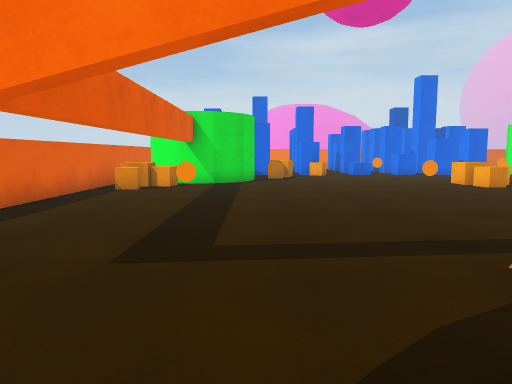
View 1 (above)

24 first-person views from a walk through a Unity game level. The camera is 1.2 m above the floor, tilts 6° down and sees 70° across. The floor is counted in squares, 1 m on a side. Each view is taken from the middle of a square. On the plan, view 1 faces up. The plan holds only what a view shows up to about 15 squares ahead; the rest is blank. The place goes on beyond the plan. The player character is not drawn. Surface patterns are stand-ins for the level's own textures.

View 2
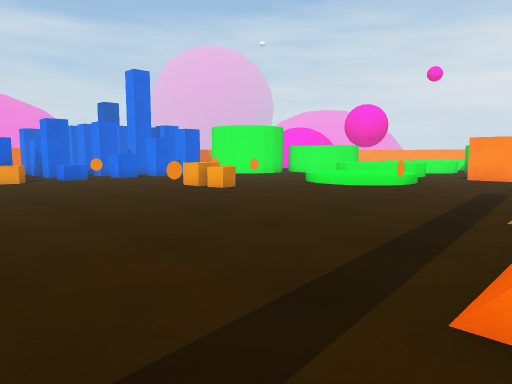

View 3
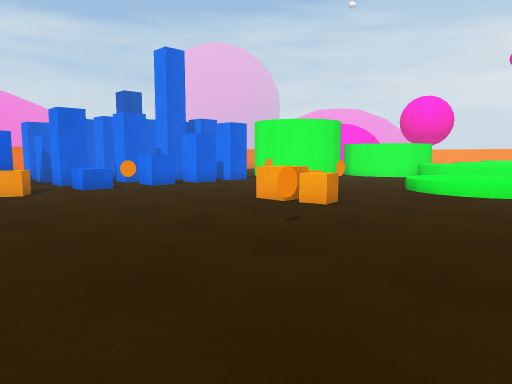

View 4
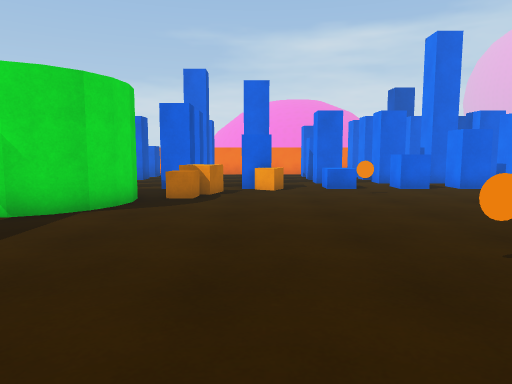

View 5
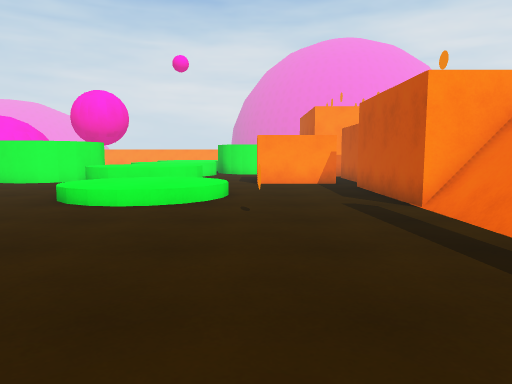

View 6
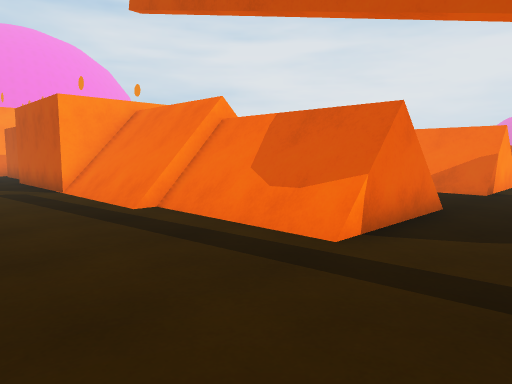

View 7
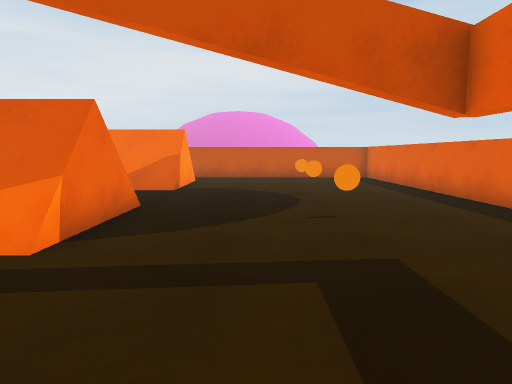

View 8
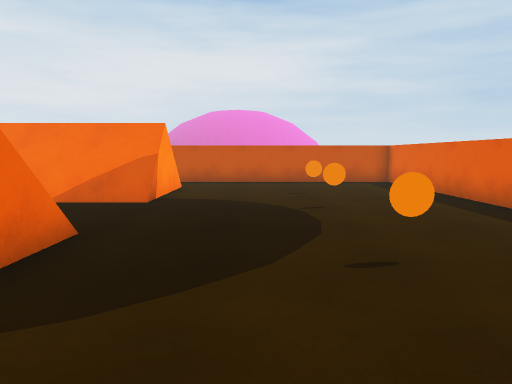

View 9
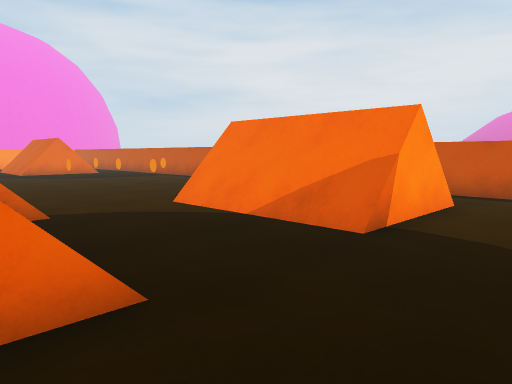

View 10
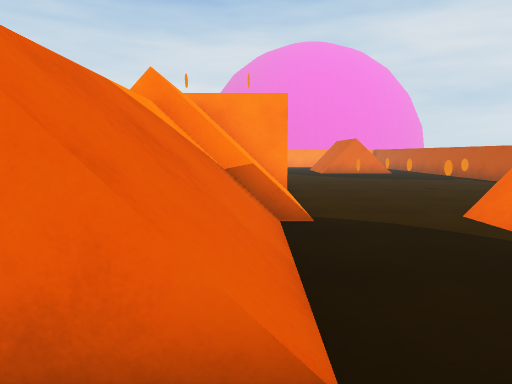

View 11
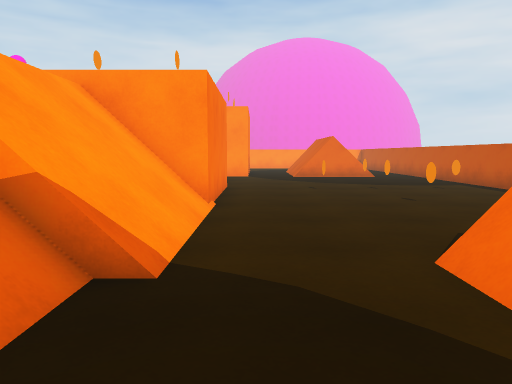

View 12
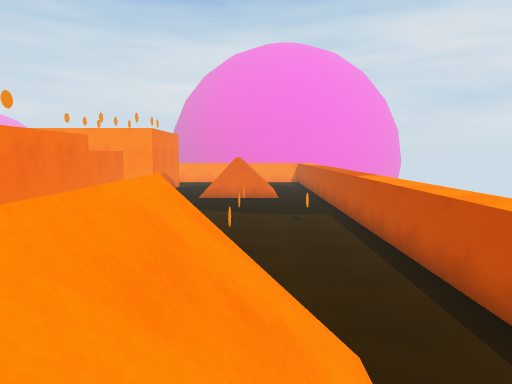

View 13
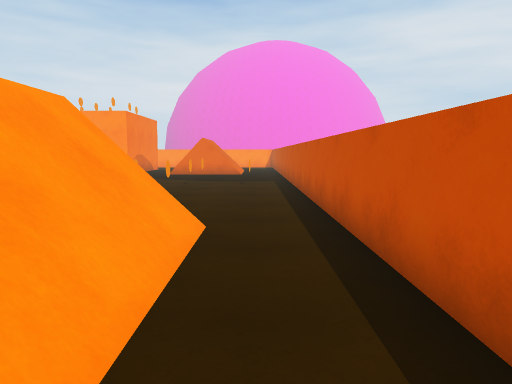

View 14
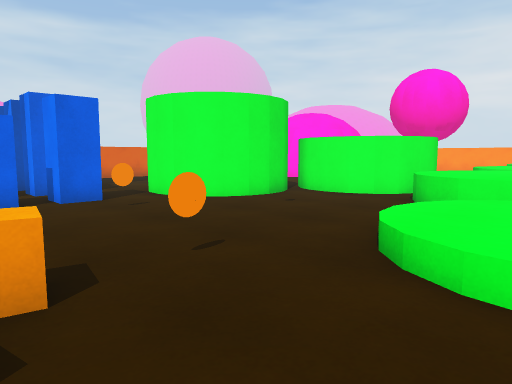

View 15
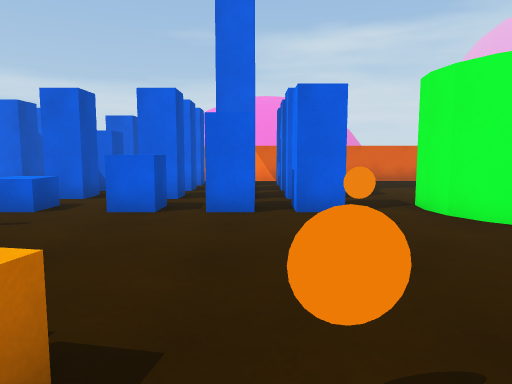

View 16
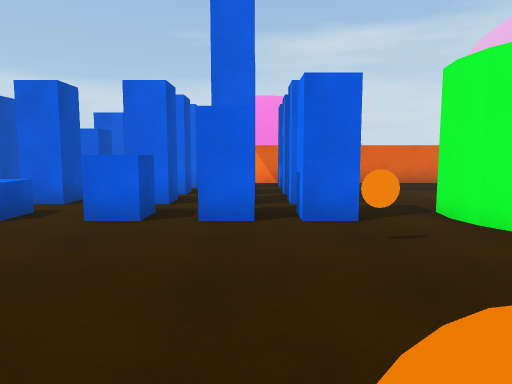

View 17
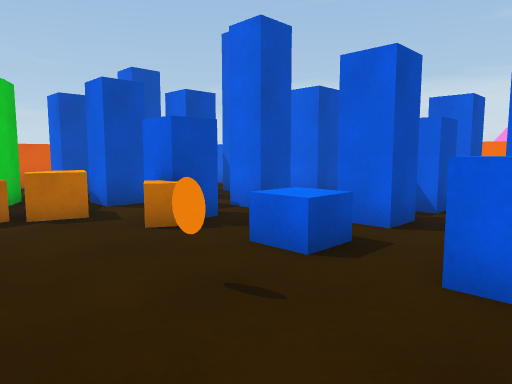

View 18
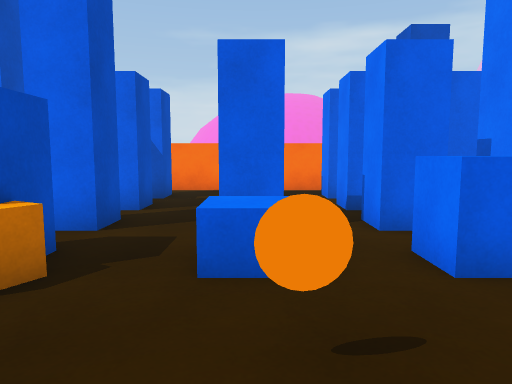

View 19
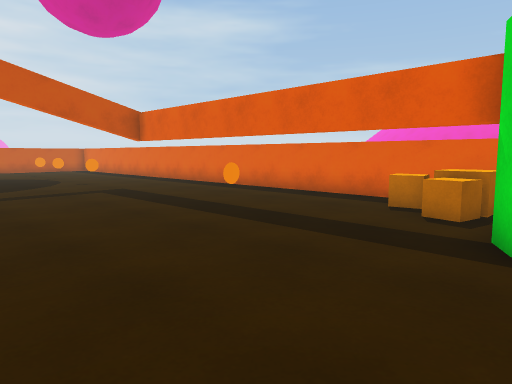

View 20
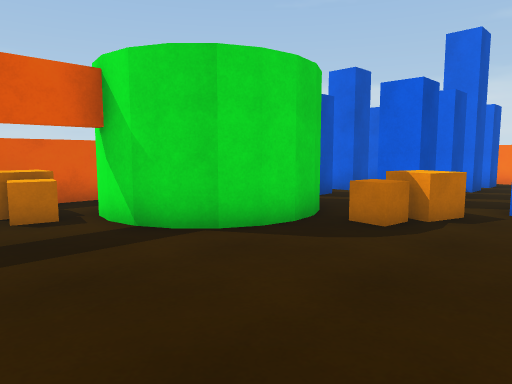

View 21
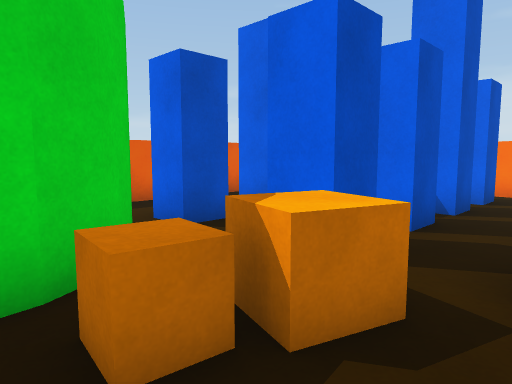

View 22
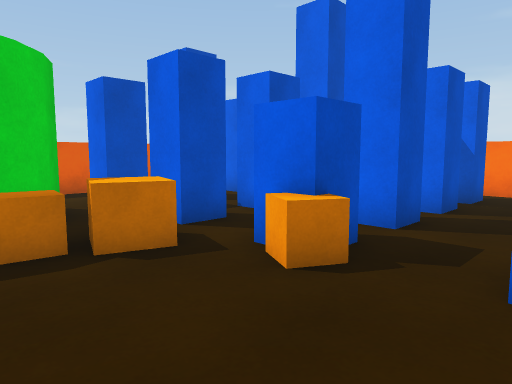

View 23
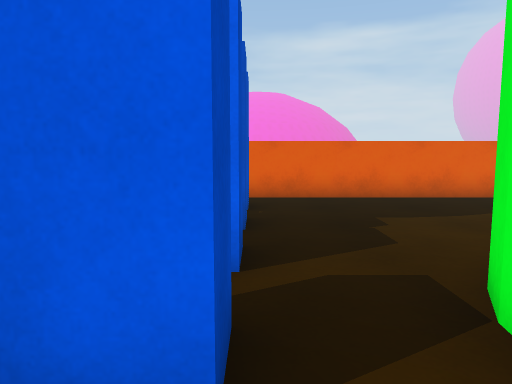

View 24
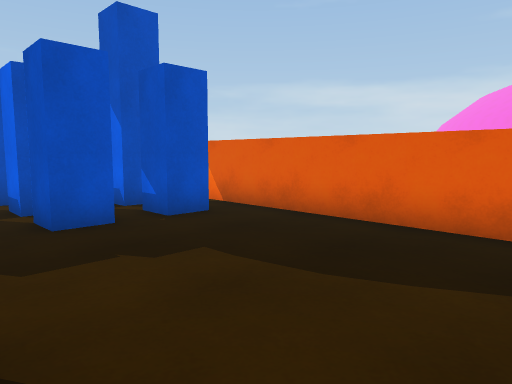

### Floor plan
Key: @ floor where view 1 was taken; # wall or solid block; x gap in a wall; . main floor; : floor 0.5 m higher than the main floor; + floor 2.5 m higher than the main floor; / step, stairs or slope; = window, fence, low wall or low ledge; ^ raised ledge; v drop or lower ground; C orange cube; T thing the floor can be seen under or through.
Columns run from 6 left of view 1 to 19 right of it. Each row starts with its distance up from view 1.
 29        ########  #########
 28       x. x..x.## ##.......
 27       #. #..# #####......
 26       x. x..x #####.......
 25 #  #..#..#..#.#####.......
 24 #   .....................
 23 #  #..#..#..#.#x#x#...   .
 22 #   .................#
 21 #..#..##.#..^.^^#x#..#
 20 # .....C.CC..........#
 19     ##.CC............####^
 18      ##C.................^
 17      ##..................^
 16 #    ##..................#
 15 #.####........CCC........^
 14 #CCC..........CCC.......^^
 13 #CCT..........CC.../::/^^^
 12 #.CT...............::::^^
 11 #..T............../::::/^
 10 #..T.............../:::  ^
  9 #..T...............////...
  8 #..T.....................^
  7 #..T.....................^
  6 #..T.....................^
  5 #..T.....................^
  4 #..T.....####=====######
  3   .T.....#===######
  2   .......==///////+
  1  ......../////////=
  0 #.....@../////////#      #
 -1 #.............////######..
 -2 #.........................
 -3 #.........................
 -4 #........======...........
 -5 #........#====#...........
 -6 #........==//=# ..........
 -7 #......../////v ..........
 -8 #........//////...........
 -9 #.........................
-10 #.. ......................
-11         ##################

Positions as (right, up) in squares from view 1, and headings:
1: (0, 0), facing up
2: (0, 3), facing up-right
3: (1, 8), facing up-right
4: (3, 8), facing up
5: (4, 8), facing right
6: (0, 8), facing down-right
7: (0, 8), facing down
8: (0, 5), facing down
9: (0, 1), facing down-right
10: (1, 0), facing right
11: (4, -2), facing right
12: (4, -7), facing right
13: (2, -9), facing right
14: (9, 11), facing up-right
15: (11, 13), facing up
16: (11, 14), facing up
17: (9, 17), facing up-left
18: (6, 17), facing up
19: (4, 16), facing down-left
20: (4, 12), facing up-left
21: (3, 17), facing up-left
22: (6, 17), facing up-left
23: (13, 19), facing up
24: (19, 23), facing up-left
